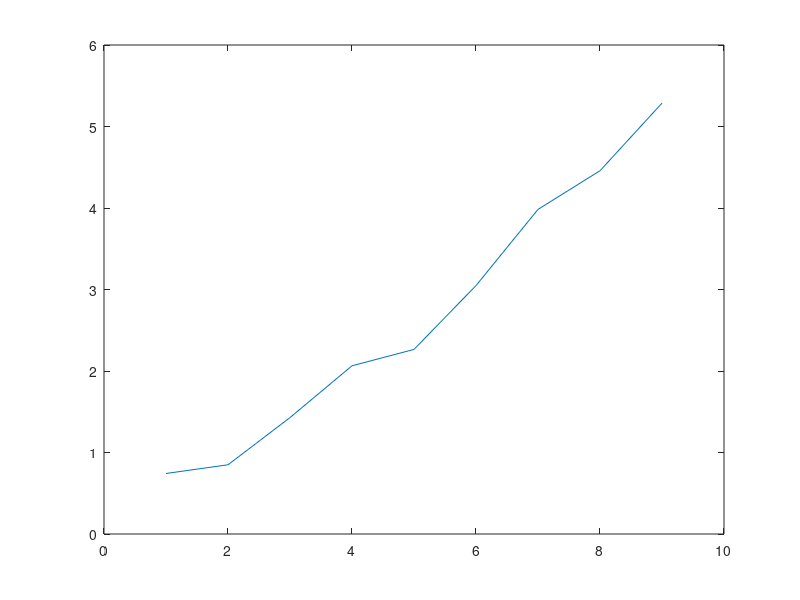

Here is the MATLAB script that generated this plot:
A = rand(3); % 3-by-3 square matrix of random entries
disp('A is ')
disp(A);     % displays A
 
x = [1;0;0]; % colummn vector
 
disp('A*x is ');
disp(A*x);   % displays A*x = (First column of A)
 
v = A(:);    % vectorize A
disp('A (vectorized) is');
disp(v);
 
n = size(v); % size of v (3*3 = 9)
 
for i = 2:n  % for i running from 2 to n
    v(i) = v(i) + v(i-1); % what is the result?
end
 
disp('cumulative sum is ');
disp(v);
 
% Plot v
figure(); plot(v); % multiple commands in a single line is allowed

